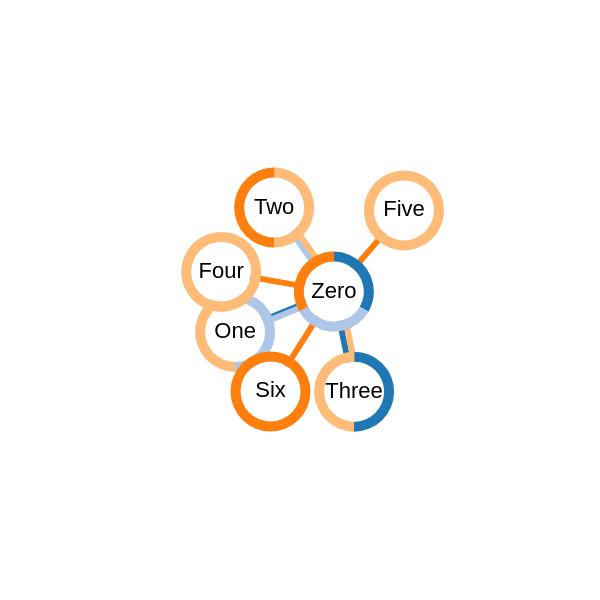

Describe this chart as a Vega-Lite specification.
### Vega specification from a JSON file in a GitHub repository (floating-point values rounded to 4 significant figures)
{"$schema": "https://vega.github.io/schema/vega/v5.json", "description": "A node-link diagram with force-directed layout, depicting character co-occurrence in the novel Les Misérables.", "width": 300, "height": 300, "padding": 0, "autosize": "none", "signals": [{"name": "cx", "update": "width / 2"}, {"name": "cy", "update": "height / 2"}, {"name": "innerRadius", "value": 15}, {"name": "bandWidth", "value": 5}, {"name": "nodeCharge", "value": -80}, {"name": "linkDistance", "value": 80}], "scales": [{"name": "color", "type": "ordinal", "domain": {"data": "node-attributions", "field": "attribution"}, "range": {"scheme": "category20"}}], "marks": [{"name": "links", "type": "group", "from": {"facet": {"data": "link-attributions", "name": "link-facets", "groupby": "id"}}, "data": [{"name": "linky-data", "source": "link-facets", "transform": [{"type": "formula", "expr": "datum.x+(datum._idx*3)", "as": "x"}, {"type": "formula", "expr": "datum.x2+(datum._idx*3)", "as": "x2"}]}], "marks": [{"type": "rule", "name": "lines", "from": {"data": "linky-data"}, "encode": {"enter": {"stroke": {"scale": "color", "field": "attribution"}, "strokeWidth": {"value": 3}}, "update": {"x": {"field": "x"}, "y": {"field": "y"}, "x2": {"field": "x2"}, "y2": {"field": "y2"}}}}]}, {"name": "nodes", "type": "group", "from": {"facet": {"data": "node-attributions", "name": "node-facets", "groupby": "id"}}, "data": [{"name": "attribution-arcs", "source": "node-facets", "transform": [{"type": "pie", "field": "weight", "startAngle": 0, "endAngle": 6.29, "sort": true}]}], "marks": [{"type": "symbol", "from": {"data": "attribution-arcs"}, "encode": {"enter": {"fill": {"value": "white"}, "size": {"signal": "2 * (innerRadius+bandWidth+1) * (innerRadius+bandWidth+1)"}}, "update": {"x": {"field": "x"}, "y": {"field": "y"}}}}, {"type": "arc", "from": {"data": "attribution-arcs"}, "encode": {"enter": {"fill": {"scale": "color", "field": "attribution"}, "startAngle": {"field": "startAngle"}, "endAngle": {"field": "endAngle"}, "innerRadius": {"signal": "innerRadius"}, "outerRadius": {"signal": "innerRadius+bandWidth"}}, "update": {"x": {"field": "x"}, "y": {"field": "y"}}}}]}, {"type": "text", "name": "labels", "from": {"data": "position"}, "encode": {"enter": {"fill": {"value": "black"}, "text": {"field": "label"}, "align": {"value": "center"}, "baseline": {"value": "middle"}}, "update": {"x": {"field": "x"}, "y": {"field": "y"}}}}], "data": [{"name": "node-data", "values": [{"id": 0, "label": "Zero", "attribution": ["A", "B", "D"]}, {"id": 1, "label": "One", "attribution": ["B", "C"]}, {"id": 2, "label": "Two", "attribution": ["C", "D"]}, {"id": 3, "label": "Three", "attribution": ["A", "C"]}, {"id": 4, "label": "Four", "attribution": ["C"]}, {"id": 5, "label": "Five", "attribution": ["C"]}, {"id": 6, "label": "Six", "attribution": ["D"]}]}, {"name": "link-data", "values": [{"id": 1, "source": 0, "target": 1, "attribution": ["A", "B"]}, {"id": 2, "source": 0, "target": 2, "attribution": ["B", "C"]}, {"id": 3, "source": 0, "target": 3, "attribution": ["A", "C"]}, {"id": 4, "source": 0, "target": 4, "attribution": ["D"]}, {"id": 5, "source": 0, "target": 5, "attribution": ["D"]}, {"id": 6, "source": 0, "target": 6, "attribution": ["D"]}]}, {"name": "position", "source": "node-data", "transform": [{"type": "force", "iterations": 300, "signal": "position-tick", "forces": [{"force": "center", "x": {"signal": "cx"}, "y": {"signal": "cy"}}, {"force": "collide", "radius": {"signal": "innerRadius+bandWidth"}}, {"force": "nbody", "strength": {"signal": "nodeCharge"}}, {"force": "link", "links": "link-data", "distance": {"signal": "linkDistance"}}]}]}, {"name": "node-attributions", "source": "position", "transform": [{"type": "flatten", "fields": ["attribution"]}, {"type": "formula", "as": "weight", "expr": "1"}]}, {"name": "link-attributions", "source": "link-data", "transform": [{"type": "flatten", "fields": ["attribution"], "index": "_idx"}, {"type": "formula", "as": "weight", "expr": "1"}, {"type": "project", "fields": ["id", "weight", "attribution", "_idx", "source.x", "source.y", "target.x", "target.y"], "as": ["id", "weight", "attribution", "_idx", "x", "y", "x2", "y2"]}]}]}
